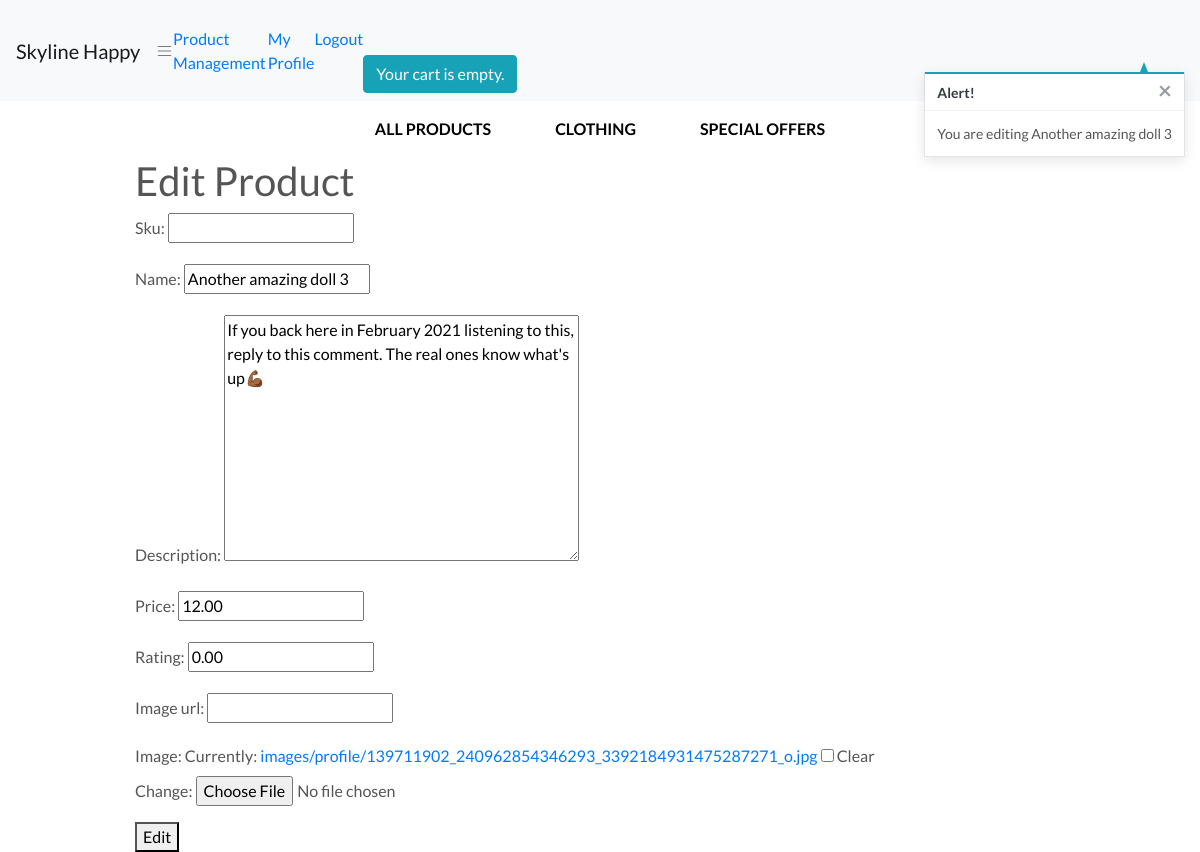
The app's page /edit/38/ (signed in) with its own data.
### home/models.py (models this page shows, shortened)
class Product(models.Model):
    sku = models.CharField(max_length=254, null=True, blank=True)
    name = models.CharField(max_length=254)
    description = models.TextField()
    price = models.DecimalField(max_digits=6, decimal_places=2)
    rating = models.DecimalField(max_digits=6, decimal_places=2, null=True,
                                 blank=True)
    image_url = models.URLField(max_length=1024, null=True, blank=True)
    image = models.ImageField(null=True, blank=True)

### home/views.py (the view)
# urls.py: path('edit/<int:product_id>/', views.edit_product, name='edit_product'),
@login_required
def edit_product(request, product_id):
    if not request.user.is_superuser:
        messages.error(request, 'Sorry, only store owners can do that.')
        return redirect(reverse('home'))
    product = get_object_or_404(Product, pk=product_id)
    if request.method == 'POST':
        form = ProductForm(request.POST, request.FILES, instance=product)
        if form.is_valid():
            form.save()
            messages.success(request, 'Successfully updated product!')
            return redirect(reverse('product_detail', args=[product.id]))
        else:
            messages.error(request,
                           ('Failed to update product. '
                            'Please ensure the form is valid.'))
    else:
        form = ProductForm(instance=product)
        messages.info(request, f'You are editing {product.name}')
    template = 'edit_product.html'
    context = {
        'form': form,
        'product': product,
    }
    return render(request, template, context)

### home/forms.py
class ProductForm(forms.ModelForm):
    class Meta:
        model = Product
        fields = '__all__'
    image = forms.ImageField(label='Image',
                             required=False)
    def __init__(self, *args, **kwargs):
        super().__init__(*args, **kwargs)

### bag/contexts.py (called while the page is built, shortened)
def bag_contents(request):
    bag_items = []
    total = 0
    product_count = 0
    bag = request.session.get('bag', {})
    if total < settings.FREE_DELIVERY_THRESHOLD:
        delivery = total * Decimal(settings.STANDARD_DELIVERY_PERCENTAGE / 100)
        free_delivery_delta = settings.FREE_DELIVERY_THRESHOLD - total
    else:
        delivery = 0
        free_delivery_delta = 0
    grand_total = delivery + total
    context = {
        'bag_items': bag_items,
        'total': total,
        'product_count': product_count,
        'delivery': delivery,
        'free_delivery_delta': free_delivery_delta,
        'free_delivery_threshold': settings.FREE_DELIVERY_THRESHOLD,
        'grand_total': grand_total,
    }
    return context

### home/templates/edit_product.html (shortened to what this page needs)
{% extends 'base.html' %}
{% block content %}
<h1>Edit Product</h1>
    <form method="POST">
        {{ form.as_p }}
        <a href="{% url 'edit_product' product.id %}"><button>Edit</button></a>
    </form>
{% endblock %}

### static/Skyline/css/base.css (style rules this page uses)
html { height: 100%; }
body { background: url('https://browser-salmon-basilisk-bqpjrr32.ws-eu03.gitpod.io/workspace/Skyline9/Skyline/static/Skyline/images/8905500_stock-vector-joyful-and-happy-children-jumping-on-the-grass.jpg') no-repeat center center fixed; background-size: cover; height: calc(100vh - 164px); color: #555; font-family: 'Lato'; }

### records on screen
Product: name "Another amazing doll 3", description "If you back here in February 2021 listening to this, reply to this comment. The real ones know what's up💪🏾", price "12.00", rating "0.00"

### other values on screen
{{ message }} "You are editing Another amazing doll 3"
